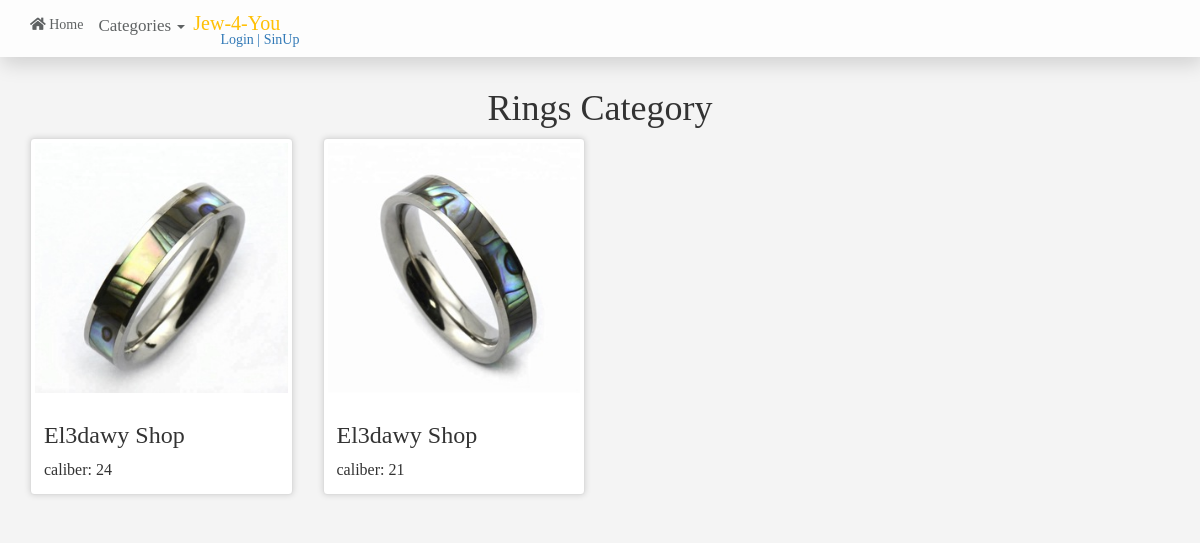
Screenshot of /categories.php?pageid=5 with the database file from the repository.
### tables this page shows
CREATE TABLE `category` (
  `id` int(11) NOT NULL,
  `name` varchar(255) NOT NULL,
  `description` text NOT NULL,
  `parent` int(11) NOT NULL,
  `ordering` int(11) DEFAULT NULL,
  `visibility` tinyint(4) NOT NULL DEFAULT '0',
  `allow_comment` tinyint(4) NOT NULL DEFAULT '0',
  `allow_ads` tinyint(4) NOT NULL DEFAULT '0'
);

CREATE TABLE `items` (
  `itemid` int(11) NOT NULL,
  `name` varchar(255) NOT NULL,
  `description` text NOT NULL,
  `price` int(11) NOT NULL,
  `add_date` date NOT NULL,
  `country_made` varchar(255) NOT NULL,
  `image` varchar(255) NOT NULL,
  `status` varchar(255) NOT NULL,
  `rating` smallint(6) NOT NULL,
  `approve` smallint(6) NOT NULL DEFAULT '0',
  `catid` int(11) NOT NULL,
  `memberid` int(11) NOT NULL,
  `size` tinyint(4) NOT NULL,
  `caliber` tinyint(4) NOT NULL,
  `grammes` tinyint(4) NOT NULL,
  `address` varchar(255) NOT NULL,
  `tags` varchar(255) NOT NULL,
  `shop` varchar(255) NOT NULL,
  `city` varchar(255) NOT NULL,
  `shopid` int(11) NOT NULL
);

### include/functions/function.php (called while the page is built, shortened)
<?php
function getAllFrom($field,$fromtable,$where = Null,$orderBy,$ordering ='DESC'){
	global $con;
	$getAll=$con->prepare("SELECT $field FROM $fromtable $where ORDER BY $orderBy $ordering");
	$getAll->execute();
	$all = $getAll->fetchAll();
	return $all;
}
?>

### categories.php (the view, shortened to what this page needs)
<?php
include "init.php";
?>
<br><br>
<div class='container'>
<div class='row'>
<?php
if(isset($_GET['pageid']) && is_numeric($_GET['pageid']))
{
 $category = intval($_GET['pageid']);
  $stmt2=$con->prepare("SELECT id,name FROM category where id ={$category}");
  $stmt2->execute();
  $get=$stmt2->fetch();
 $items=getAllFrom("*","items","WHERE catid = {$category}","itemid",$ordering ='DESC');
?>
   <h1 class='text-center'> <?php echo $get['name']; ?> Category</h1>
<?php
 foreach($items as $item)
 {
   echo "<div class='col-sm-4 col-md-3'>";
    echo "<div class='thumbnail item-box'>";
     echo '<a href="#myModal"   role="botton" type="submit" data-toggle="modal" id="'.$item['itemid'] .'">';
      echo "<div class='div1'>";
       echo "<img src='uploads/photos/" . $item['image'] ."'class='img-responsive center-block'>";
      echo "</div>";
      echo "<div class='caption name'>";
       echo  "<h3>" . $item['shop'] . " Shop </h3>";
       echo  "caliber: ".$item['caliber']."<br>";
      echo '</div>';
       echo "</a>";
       ?>
       <?php
     echo "</div>";
  echo "</div>";
 }
}else{
  echo "You Must Enter Page ID";
}
?>
</div>
</div>
 <?php  include $tpl . "footer.php";  ?>

### layout/css/front.css (style rules this page uses)
body { background:#f4f4f4; font-size:16px; text-decoration:capitalize; font-family: 'Indie Flower', cursive; transition:all .2s ease-in-out; }
.item-box { position: relative; box-shadow: 0 0 6px rgba(0, 0, 0, 0.15); }
.item-box img { width:100%; }

### categories.php (style rules this page uses)
.thumbnail img { height:250px; }

### rows the page displays
category: name "Rings"
items: image (picture), shop "El3dawy", caliber "24"
items: image (picture), shop "El3dawy", caliber "21"
